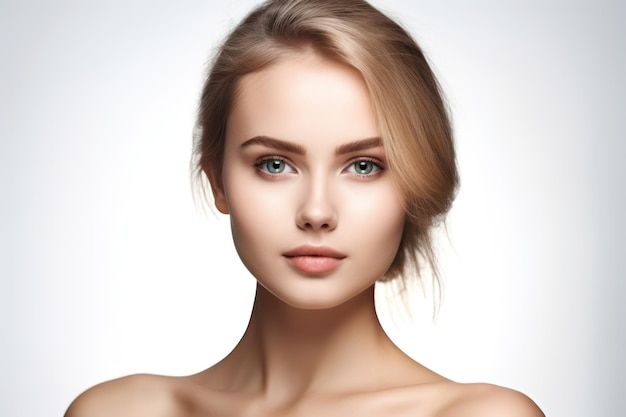
#> input picture input.jpg, 626 x 417 px
$ python -i image_enhancer.py   (imports and definitions only)
#> lines starting #> are read from the running program, lines starting #| are printed output that depends on the picture
import cv2
import numpy as np


class ImageEnhancer:
    def __init__(self):
        self.gamma = 1.0
        self.clahe_clip = 2.0
        self.blur = 0
        self.sharpen = False

    def enhance(self, gray):

        image = gray.copy()

        # CLAHE
        clahe = cv2.createCLAHE(
            clipLimit=self.clahe_clip,
            tileGridSize=(8, 8)
        )

        image = clahe.apply(image)

        # Gamma
        inv = 1.0 / self.gamma

        table = np.array([
            ((i / 255.0) ** inv) * 255
            for i in np.arange(256)
        ]).astype("uint8")

        image = cv2.LUT(image, table)

        # Blur
        if self.blur > 0:
            k = self.blur * 2 + 1
            image = cv2.GaussianBlur(image, (k, k), 0)

        # Sharpen
        if self.sharpen:

            kernel = np.array([
                [0, -1, 0],
                [-1, 5, -1],
                [0, -1, 0]
            ])

            image = cv2.filter2D(image, -1, kernel)

        return image

>>> import cv2
>>> picture = cv2.imread('input.jpg', cv2.IMREAD_GRAYSCALE)
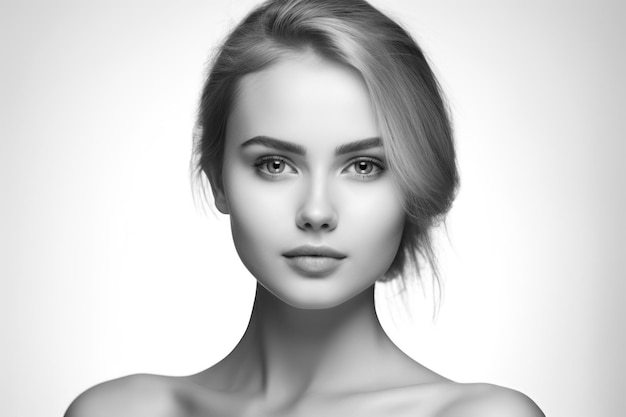
#> picture: shape (417, 626); min 0, max 255, mean 206.8
>>> result = ImageEnhancer().enhance(picture)
#> in enhance, `image = clahe.apply(image)`:
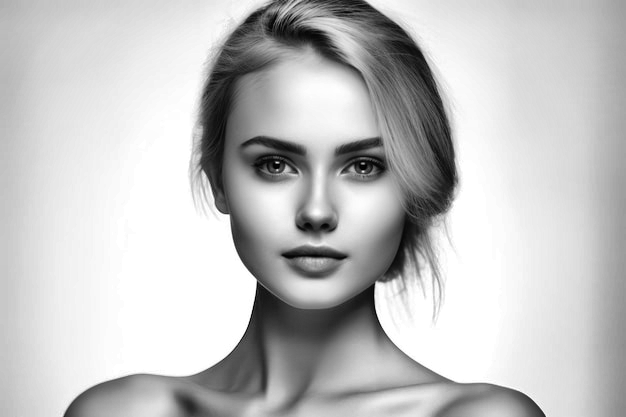
#> image: shape (417, 626); min 1, max 255, mean 194.1
